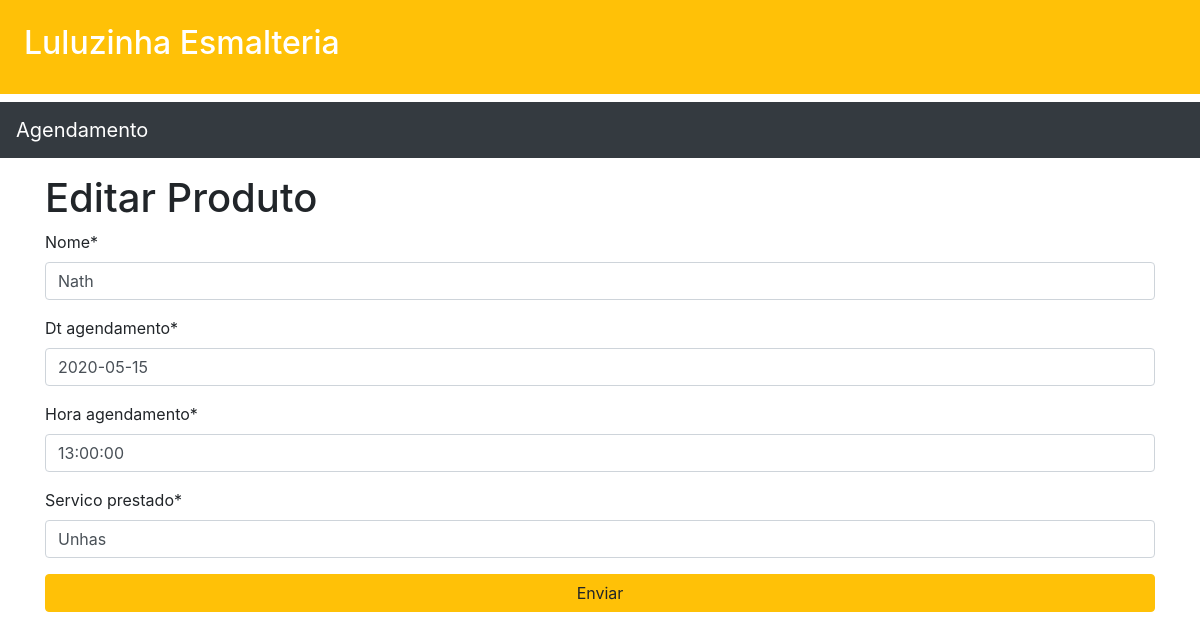
Page /agendamento/agenda/editar_agendamento/1 on the committed database.
### agendamento/models.py (models this page shows, shortened)
class Agendamento(models.Model):
    nome = models.CharField(max_length=250)
    dt_agendamento = models.DateField(default='1900-01-01')
    hora_agendamento = models.TimeField(default='00:00:00')
    servico_prestado= models.CharField(max_length=250)

### agendamento/views.py (the view)
# urls.py: path('agenda/editar_agendamento/<int:id>',editar_agendamento,name='editar_agendamento'),
def editar_agendamento(request,id=None):
    agendamento = get_object_or_404(Agendamento,id=id)
    form = AgendamentoForm(request.POST or None,instance=agendamento)
    if form.is_valid():
        obj = form.save()
        obj.save()
        messages.info(request,"Agendamento editado com sucesso")
        return redirect('lista_de_agendamentos')
    return render(request,"agenda/editar_agendamento.html",{'form':form})

### agendamento/forms.py
class AgendamentoForm(forms.ModelForm):
    class Meta:
        model =  Agendamento
        fields = ['nome','dt_agendamento','hora_agendamento','servico_prestado']
        widgets = {
            'nome':forms.TextInput(attrs={'placeholder':'Nome cliente'}),
            'dt_agendamento':forms.TextInput(attrs={'placeholder':'Data de agendamento'}),
            'hora_agendamento':forms.TextInput(attrs={'placeholder':'Hora de agendamento'}),
            'servico_prestado':forms.TextInput(attrs={'placeholder':'Serviço prestado'})
        }

### core/templates/agenda/editar_agendamento.html
{% extends 'baseAgendamento.html' %}
{% load crispy_forms_tags %}
{% block content %}
<div class="container">
    <h1>Editar Produto</h1>
    <form action="" method="post"> {% csrf_token %}
        {{ form|crispy }}
        <input type="submit" class="btn btn-block btn-warning" value="Enviar">
    </form>
</div>
{% endblock %}

### rows in the picture
Agendamento: nome "Nath", dt_agendamento "2020-05-15", hora_agendamento "13:00:00", servico_prestado "Unhas"
